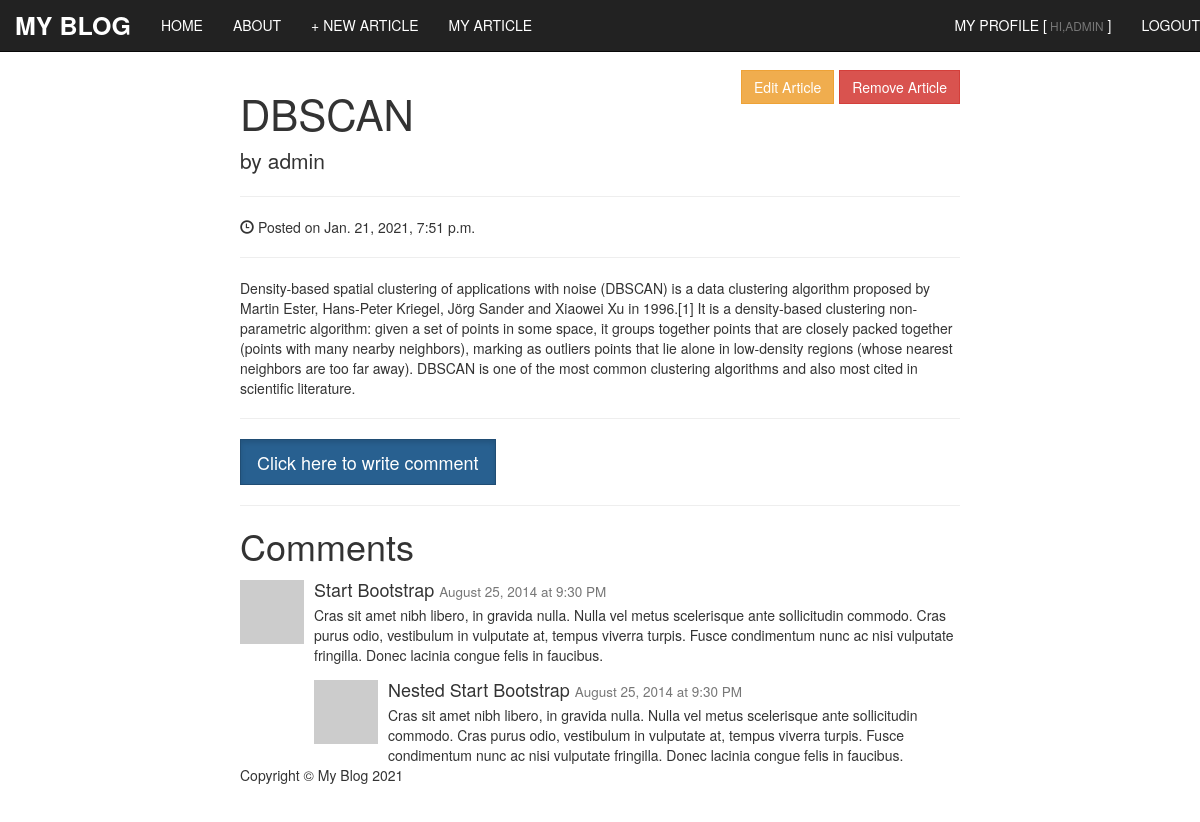
The app's page /article/1/detail/ (signed in), older data.
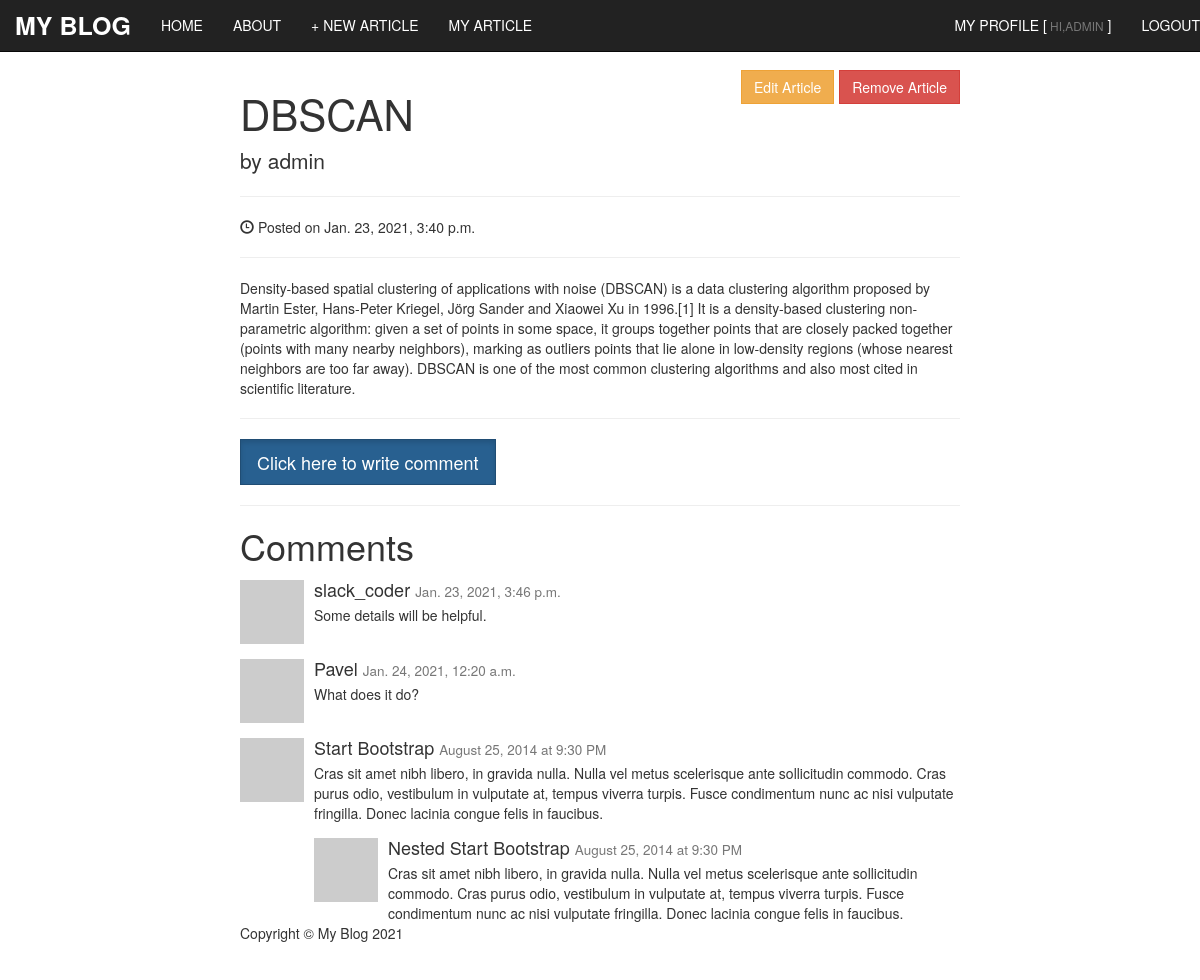
The same page, newer data.
### users/models.py (models this page shows)
class CustomUserModel(AbstractUser):
    age = models.PositiveIntegerField(null=True, blank=True)
    profession = models.CharField(max_length=127, null=True, blank=True)

### articles/models.py (models this page shows, shortened)
class ArticleModel(models.Model):
    article_writer = models.ForeignKey(get_user_model(), on_delete=models.CASCADE)
    created_date = models.DateTimeField(default=timezone.now)
    published_date = models.DateTimeField(null=True, blank=True)
    title = models.CharField(max_length=255)
    body = models.TextField()

class CommentModel(models.Model):
    comment_writer = models.ForeignKey(get_user_model(), on_delete=models.CASCADE)
    comment = models.TextField()
    article = models.ForeignKey(ArticleModel, related_name='comments', on_delete=models.CASCADE)
    created_date = models.DateTimeField(default=timezone.now)
    def __str__(self):
        return self.comment

### articles/views.py (the view)
# urls.py: path('article/<int:pk>/detail/', views.ArticleDetailView.as_view(), name = 'detail_article'),
class ArticleDetailView(LoginRequiredMixin, DetailView):
    login_url = 'login'
    model = ArticleModel
    template_name = 'detail_article.html'
    context_object_name = 'article'

### templates/detail_article.html
{% extends 'base.html' %}
{% block content %}
<div class="row">
    <div class="col-lg-12">
        {% ifequal user article.article_writer %}
        <div class="btn-toolbar" role="toolbar" aria-label="Toolbar with button groups" style="float: right;">
            <div class="btn-group" role="group" aria-label="Third group">
                <a href="{% url 'edit_article' pk=article.pk %}" class="btn btn-warning">Edit Article</a>
            </div>
            <div class="btn-group" role="group" aria-label="Third group">
                <a href="{% url 'delete_article' pk=article.pk %}" class="btn btn-danger">Remove Article</a>
            </div>
        </div>
        {% endifequal %}
        <h1 class="post-title">{{article.title}}</h1>
        <p class="lead">
            by {{article.article_writer}}
        </p>
        <hr>
        <p><span class="glyphicon glyphicon-time"></span> Posted on {{article.published_date}}</p>
        <hr>
        <p>
            {{article.body}}
        </p>
        <hr>
        <a href="{% url 'add_comment' pk=article.pk %}" class="btn btn-primary btn-lg active" role="button"
            aria-pressed="true">Click here to write comment</a>
        <hr>
        <h1>Comments</h1>
        {% for comment in article.comments.all %}
        <div class="media">
            <a class="pull-left" href="#">
                <img class="media-object" src="http://placehold.it/64x64" alt="">
            </a>
            <div class="media-body">
                <h4 class="media-heading">{{comment.comment_writer}}
                    <small>{{comment.created_date}}</small>
                </h4>
                {{comment}}
            </div>
        </div>
        {% endfor %}
        <div class="media">
            <a class="pull-left" href="#">
                <img class="media-object" src="http://placehold.it/64x64" alt="">
            </a>
            <div class="media-body">
                <h4 class="media-heading">Start Bootstrap
                    <small>August 25, 2014 at 9:30 PM</small>
                </h4>
                Cras sit amet nibh libero, in gravida nulla. Nulla vel metus scelerisque ante sollicitudin commodo. Cras
                purus odio, vestibulum in vulputate at, tempus viverra turpis. Fusce condimentum nunc ac nisi vulputate
                fringilla. Donec lacinia congue felis in faucibus.
                <div class="media">
                    <a class="pull-left" href="#">
                        <img class="media-object" src="http://placehold.it/64x64" alt="">
                    </a>
                    <div class="media-body">
                        <h4 class="media-heading">Nested Start Bootstrap
                            <small>August 25, 2014 at 9:30 PM</small>
                        </h4>
                        Cras sit amet nibh libero, in gravida nulla. Nulla vel metus scelerisque ante sollicitudin
                        commodo. Cras purus odio, vestibulum in vulputate at, tempus viverra turpis. Fusce condimentum
                        nunc ac nisi vulputate fringilla. Donec lacinia congue felis in faucibus.
                    </div>
                </div>
            </div>
        </div>
        {% endblock content %}

### templates/base.html (shortened to what this page needs)
{% load static %}
<!DOCTYPE html>
<html lang="en">
<head>
    <link href="{% static 'css/bootstrap.min.css' %}" rel="stylesheet">
    <link href="{% static 'css/simple-blog-template.css' %}" rel="stylesheet">
</head>
<body>
    <nav class="navbar navbar-inverse navbar-fixed-top" role="navigation">
            <div class="navbar-header">
                <a class="navbar-brand" href="{% url 'home' %}">My Blog</a>
            </div>
            <div class="collapse navbar-collapse" id="bs-example-navbar-collapse-1">
                <ul class="nav navbar-nav navbar-left">
                    <li>
                        <a href="{% url 'home' %}">Home</a>
                    </li>
                    <li>
                        <a href="{% url 'about' %}">About</a>
                    </li>
                    <li>
                        <a href="{% url 'new_article' %}">+ New Article</a>
                    </li>
                    <li>
                        <a href="{% url 'draft_articles' %}">MY Article</a>
                    </li>
                </ul>
                <ul class="nav navbar-nav navbar-right">
                    {% if user.is_authenticated %}
                        <li><a href="{% url 'profile' %}">My Profile [<small class="text-muted"> Hi,{{user.username}}</small> ]</a></li>
                        <li>
                            <a href="{% url 'logout' %}">Logout</a>
                        </li>
                    {% endif %}
                </ul>
            </div>
    </nav>
    <div class="container">
        {% block content %}
        {% endblock content %}
    </div>
    <footer>
        <div class="container">
            <div class="row">
                <div class="col-lg-12">
                    <p>Copyright &copy; My Blog 2021</p>
                </div>
            </div>
        </div>
    </footer>
</body>
</html>

### static/css/simple-blog-template.css (style rules this page uses)
body { padding-top: 70px; }
footer { margin: 50px 0; }
@media (min-width: 1200px) { .container { width: 750px; } }
nav { text-transform: uppercase; }
.navbar-inverse .navbar-brand { color: white; font-weight: bold; font-size: 25px; }
.navbar-inverse .navbar-nav>li>a { color: white; }
.post-title { font-size: 3em; }
.btn { border-radius: 0; }

Row changes from the older to the newer data that the page shows:
changed ArticleModel "DBSCAN": published_date "Jan. 21, 2021, 7:51 p.m." → "Jan. 23, 2021, 3:40 p.m."
added CommentModel: comment_writer "slack_coder", created_date "Jan. 23, 2021, 3:46 p.m.", comment "Some details will be helpful."
added CommentModel: comment_writer "Pavel", created_date "Jan. 24, 2021, 12:20 a.m.", comment "What does it do?"
